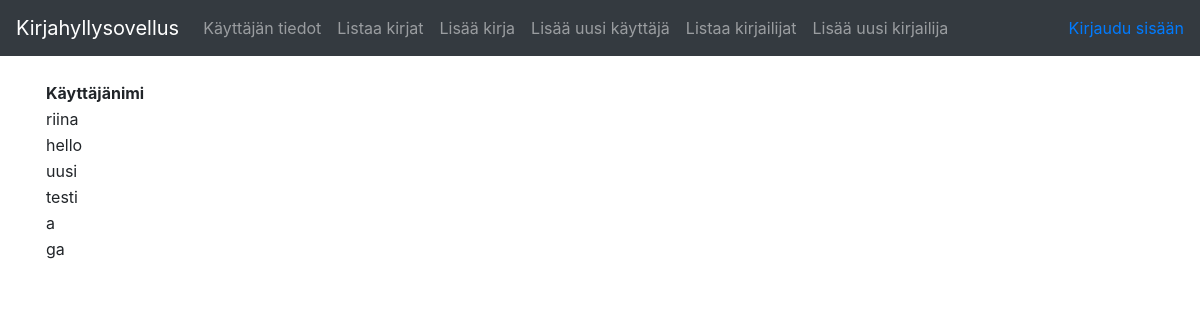
The page /auth/ on the database as committed earlier.
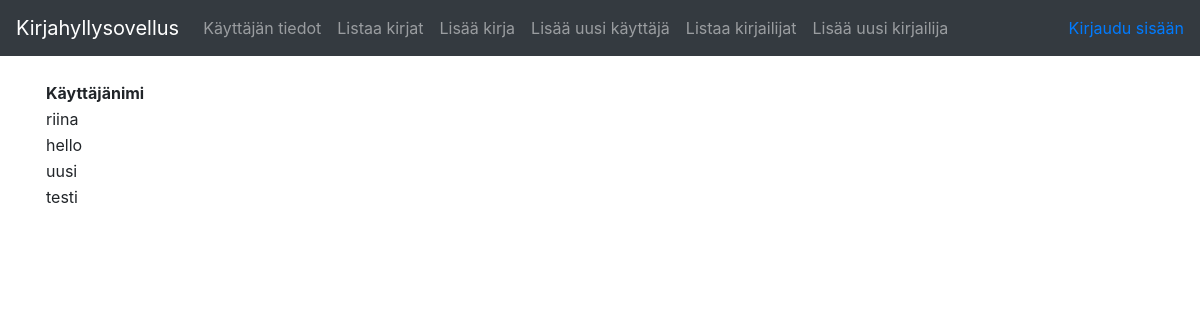
The same page on the database as committed later.
### application/auth/models.py (models this page shows, shortened)
class User(Base):
    __tablename__ = "account"
    name = db.Column(db.String(30), nullable=False)
    username = db.Column(db.String(30), nullable=False)
    password = db.Column(db.String(30), nullable=False)
    mybooks = db.relationship("Book", secondary=users_books,
        backref=db.backref('mybooks', lazy='dynamic'))

### application/auth/views.py (the view)
@app.route("/auth/", methods=["GET"])
def auth_index():
    return render_template("auth/list.html", users=User.query.all())

### application/templates/auth/list.html
{% extends "layout.html" %}
{% block body %}
  <table>
    <tr>
      <th>Käyttäjänimi</th>
    </tr>
    {% for user in users %}
    <tr>
      <td>{{ user.username }}</td>
    </tr>
    {% endfor %}
  </table>
{% endblock %}

### application/templates/layout.html (shortened to what this page needs)
<!DOCTYPE html>
<html>
  <head>
    <link rel="stylesheet" href="https://maxcdn.bootstrapcdn.com/bootstrap/4.0.0/css/bootstrap.min.css"
>
  </head>
  <body>
    <nav class="navbar navbar-expand-md navbar-dark bg-dark mb-4">
      <a class="navbar-brand" href="#">Kirjahyllysovellus</a>
      <div class="collapse navbar-collapse" id="navbarCollapse">
        <ul class="navbar-nav mr-auto">
          <li class="nav-item">
            <a class="nav-link" href="{{ url_for('auth_info', username=current_user.username) }}">Käyttäjän tiedot</a>
          </li>
          <li class="nav-item">
            <a class="nav-link" href="{{ url_for('books_index') }}">Listaa kirjat</a>
          </li>
          <li class="nav-item">
            <a class="nav-link" href="{{ url_for('books_form') }}">Lisää kirja</a>
          </li>
          <li class="nav-item">
            <a class="nav-link"  href="{{ url_for('auth_form') }}">Lisää uusi käyttäjä</a>
          </li>
          <li class="nav-item">
            <a class="nav-link"  href="{{ url_for('authors_index') }}">Listaa kirjailijat</a>
          </li>
          <li class="nav-item">
            <a class="nav-link"  href="{{ url_for('authors_form') }}">Lisää uusi kirjailija</a>
          </li>
        </ul>
        <div class="form-inline mt-2 mt-md-0">
          {% if current_user.is_authenticated %}
          <a href="{{url_for('auth_logout') }}">Kirjautuneena {{ current_user.name }} -- Kirjaudu ulos</a>
          {% else %}
          <a href="{{ url_for('auth_login') }}">Kirjaudu sisään</a>
          {% endif %}
        </div>
      </div>
    </nav>
    <main role="main" class="container">
      {% block body %}{% endblock %}
    </main>
  </body>
</html>

Rows that differ between the two databases and show on the page:
removed User: username "a"
removed User: username "ga"
